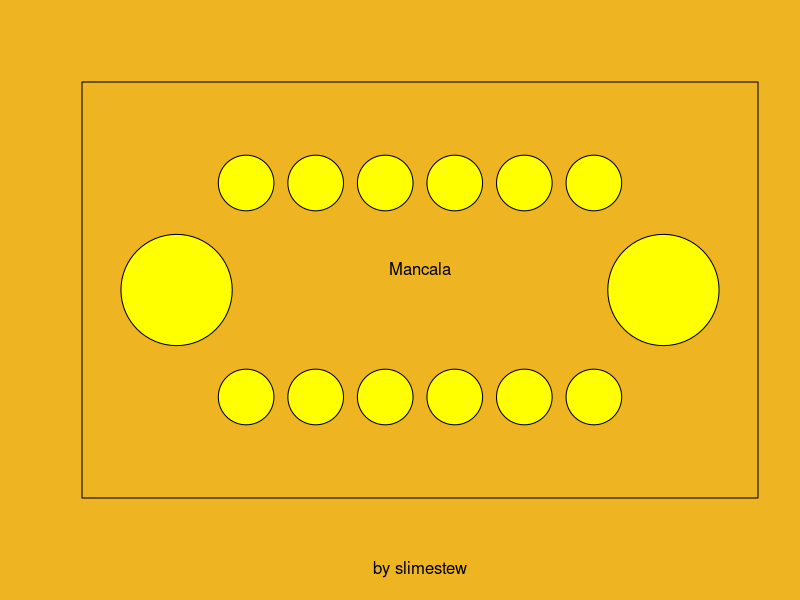

The R source for this figure: (Note: this script raises an error after producing the figure.)
par(bg = "goldenrod2")
board <- rep(4, 14)
board[7] <- 0
board[14] <- 0
menu <- 0
click <- list(x = 3, y = 3)
options <- c(1, 0, 0)
# Theme
# 4 row board? Y/N
# Human or Computer (computer can go first or second)
turn <- 1

drawBoard <- function(board, turn, variation){
  plot(0, 0, type = "n", xlim = c(1, 9), ylim = c(1, 7), col="white", xlab = paste("Player ", turn, "'s turn", sep=""), ylab = "", axes = FALSE, frame.plot = FALSE)
  if(variation){
    for (i in 1:7) {
      for (j in 1:4) {
        rect(i, j+(j>2)*2, i+1, j+1+(j>2)*2, col = "goldenrod2", border = "black")
      }
    }
  } else {
    rect(1, 1, 2, 7, col = "goldenrod2", border = "black")
    rect(8, 1, 9, 7, col = "goldenrod2", border = "black")
    for (i in 2:7) {
      for (j in 0:1) {
        # todo: 2p is backwards, flip right to left
        yOffset <- (j * 4)
        xOffset <- (-2*j+1)*i
        house <- i+(j*7)-1
        symbols(x = xOffset + (0.5+(j*9)), y = yOffset + 2, circles = 0.5, inches = FALSE, bg = "goldenrod2", fg = "black", add = TRUE)
        text(xOffset + (0.5+(j*9)), (j*2)+3, board[house])
        if(board[house] %% 2 == 1 || board[house] >= 9){
          symbols(x = xOffset + (0.5+(j*9)), y = yOffset + 2, circles = 0.125, inches = FALSE, bg = "black", fg = "black", add = TRUE)
        }
        if(board[house] >= 2){
          symbols(x = xOffset + (0.25+(j*9)), y = yOffset + 1.75, circles = 0.125, inches = FALSE, bg = "black", fg = "black", add = TRUE)
          symbols(x = xOffset + (0.75+(j*9)), y = yOffset + 2.25, circles = 0.125, inches = FALSE, bg = "black", fg = "black", add = TRUE)
        }
        if(board[house] >= 4){
          symbols(x = xOffset + (0.75+(j*9)), y = yOffset + 1.75, circles = 0.125, inches = FALSE, bg = "black", fg = "black", add = TRUE)
          symbols(x = xOffset + (0.25+(j*9)), y = yOffset + 2.25, circles = 0.125, inches = FALSE, bg = "black", fg = "black", add = TRUE)
        }
        if(board[house] >= 6){
          symbols(x = xOffset + (0.25+(j*9)), y = yOffset + 2, circles = 0.125, inches = FALSE, bg = "black", fg = "black", add = TRUE)
          symbols(x = xOffset + (0.75+(j*9)), y = yOffset + 2, circles = 0.125, inches = FALSE, bg = "black", fg = "black", add = TRUE)
        }
        if(board[house] >= 8){
          symbols(x = xOffset + (0.5+(j*9)), y = yOffset + 1.75, circles = 0.125, inches = FALSE, bg = "black", fg = "black", add = TRUE)
          symbols(x = xOffset + (0.5+(j*9)), y = yOffset + 2.25, circles = 0.125, inches = FALSE, bg = "black", fg = "black", add = TRUE)
        }
      }
    }
    text(1.5, 4.5, board[14])
    text(8.5, 3.5, board[7])
  #rectangles for stores
  #large circles for pits
  #symbol circles for pieces (center circle for 1, .' for 2, :- for 3, :: for 4, :-: for 5, any more is 6 pips like a die)
  }
}

checkwin <- function(board){
  if(length(board) == 14)
    return(all(board[1:6] == 0) || all(board[8:13] == 0))
  return(all(board[1:14] == 0) || all(board[15:28] == 0))
}

doAI <- function(board, human){
  return(board) #no possible moves
}

dropp <- function(selected, turn, board){
  index <- 3*selected + 16*turn - 2 * (selected*turn) - 17 #selected is offset by 1 due to p2's store
  if(board[index] == 0)
    board[index] <- NA
  else{
    temp <- board[index]
    board[index] <- 0
    endingcell <- ((index+temp-1) %% 14) + 1
    
    for(i in index:(index+temp-1)){
      if(!((turn == 1 && i == 7) && (turn == 2 && i == 14))) #skip opponent's store
        board[(i %% 14) + 1] <- board[(i %% 14) + 1] + 1
    } 
    
    if((turn == (endingcell>7)+1) && (board[endingcell] == 1) && (board[-1*endingcell+14] > 0) && (endingcell %% 7 > 0)){ #previously empty pit on on player's side
      board[endingcell] <- 0 #clear your pit
      board[turn*7] <- board[turn*7] + board[-1*endingcell+14] + 1 # add opposing pit and your pit to store
      board[-1*endingcell+14] <- 0 #clear opposing pit
    }
    
    if(!((endingcell == 7 && turn == 1) || (endingcell == 14 && turn == 2))) #last move was store
      turn <- 3 - turn
  }
  
  return(c(board, turn))
}

plot(0, 0, type = "n", xlim = c(0, 9), ylim = c(0, 9), col="white", xlab = "by slimestew", ylab = "", axes = FALSE, frame.plot = TRUE)
symbols(c(2,3,4,5,6,7,2,3,4,5,6,7), c(rep(7,6),rep(2,6)), circles = rep(0.4, 12), add = TRUE, bg = "yellow", inches = FALSE)
symbols(c(1,8), rep(4.5,2), circles = rep(0.8, 2), add = TRUE, bg = "yellow", inches = FALSE)

par(bg = "goldenrod2") #menu
text(4.5,5, "Mancala")

while((floor(click$y) < 5 || floor(click$y) > 8) || menu < 2 ){
  click <- locator(1)
  plot(0, 0, type = "n", xlim = c(0, 9), ylim = c(0, 9), xlab = "", ylab = "", axes = FALSE, frame.plot = FALSE)
  
  if((floor(click$x) > 1 && floor(click$x) < 7) && menu > 0){
    if(floor(click$y) == 3)
      options[1] <- (options[1]+1) %% 4
    if(floor(click$y) == 2)
      options[2] <- (options[2]+1) %% 2
    if(floor(click$y) == 1)
      options[3] <- (options[3]+1) %% 3
  }
  
  rect(1, 5, 7, 6, col = "yellow", border = "pink4")
  rect(1, 3, 7, 4, col = "goldenrod4", border = "black")
  rect(1, 2, 7, 3, col = "goldenrod1", border = "black")
  rect(1, 1, 7, 2, col = "goldenrod3", border = "black")
  text(4,8, "Mancala")
  text(4,3.5, "Theme")
  text(4,2.5, "4 Row Board")
  text(4,1.5, ifelse(options[3]<2, ifelse(options[3],"CPU Second","Human"),"CPU First"))
  text(4,5.5, "Start")
  
  menu = min(menu + 1,2)
}

menu <- 0

#game loop
while(!checkwin(board)) {
  if(menu>0 && !checkwin(board)){
    selected <- floor(click$x)
    if(options[3]>0 && turn != options[3]){
      board <- doAI(board, options[3])
      turn <- 3 - turn
    } else if(selected > 1 && selected < 8){
      test <- dropp(selected, turn, board)
      if(!anyNA(test[1:14])){
        board <- test[1:14]
        turn <- test[15]
      }
    }
  }
  
  if(options[3]>0)
    plot(0, 0, type = "n", xlim = c(1, 8), ylim = c(1, 7), col="white", xlab = ifelse(turn==options[4], "Human's turn", "Computer's turn"), ylab = "", axes = FALSE, frame.plot = FALSE)  
  else
    plot(0, 0, type = "n", xlim = c(1, 8), ylim = c(1, 7), col="white", xlab = paste("Player ", turn, "'s turn", sep=""), ylab = "", axes = FALSE, frame.plot = FALSE)
  
  drawBoard(board, turn, options[2])
  
  menu <- 1
  if(!checkwin(board))
    click <- locator(1)
}

if(options[2] == 0) {
  board[7] <- board[7]+sum(board[1:6])
  board[14] <- board[14]+sum(board[8:13])
  board[c(1:6, 8:13)] <- 0
}

drawBoard(board, turn, options[2])
turn <- 3 - turn
rect(2,2.5,7,6.5, col="white")

if(board[7] == board[14]) {
  text(4.5,3, "Draw!")
  polygon(c(3,4,5,6,7,6,8,5,4,3,4,3)/-3+7, c(3,2,4,3,4,5,10,6,7,6,5,3)/3+3, col="gray")
  polygon(c(3,4,5,6,7,6,8,5,4,3,4,3)/3+2, c(3,2,4,3,4,5,10,6,7,6,5,3)/3+3, col="gray")
} else {
  text(4.5,4, paste("Player ", (board[7]<board[14]) + 1))
  text(4.5,3, "wins!")
  polygon(c(3,3,4,5,6,7,7,3)/2+2, c(4,6,4.5,6,4.5,6,3,3)/2+3.25, col="yellow")
}